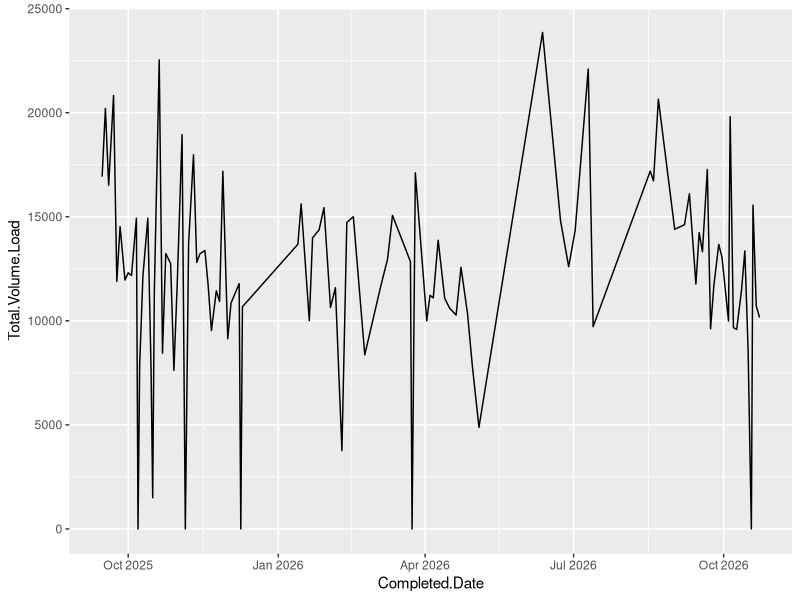
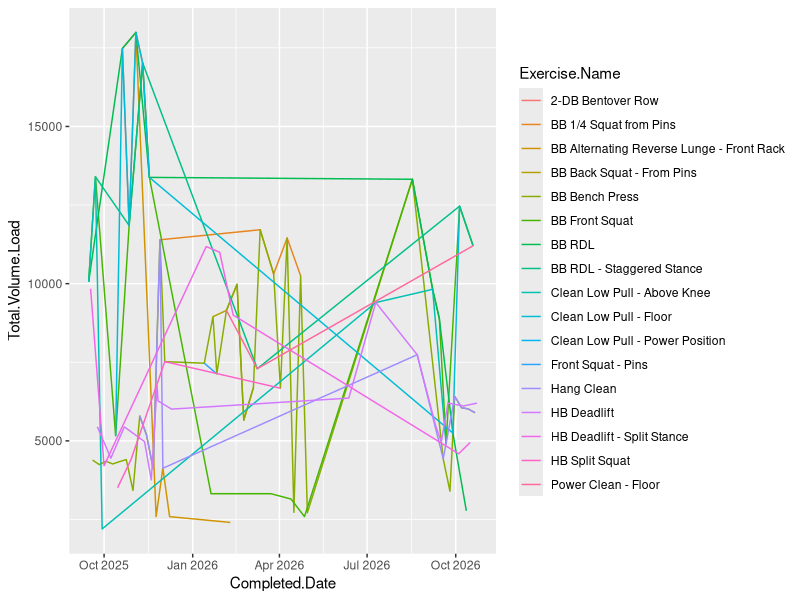
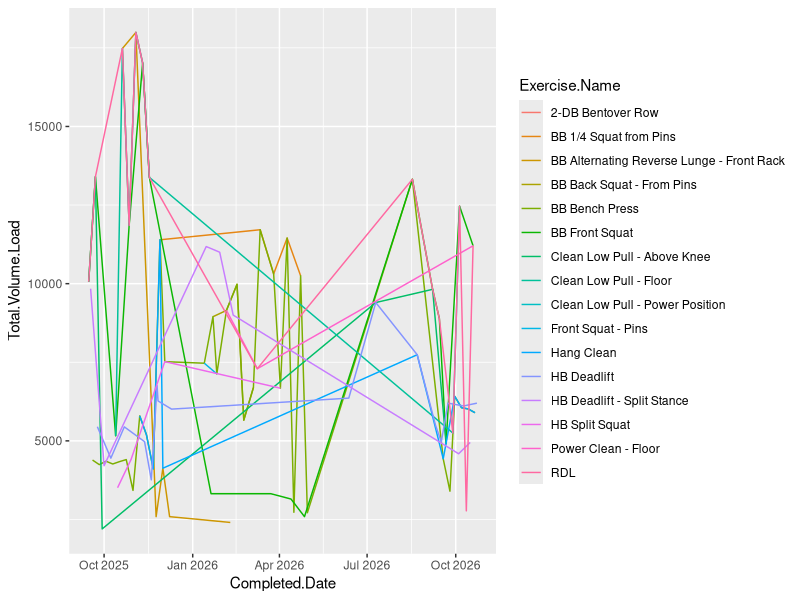
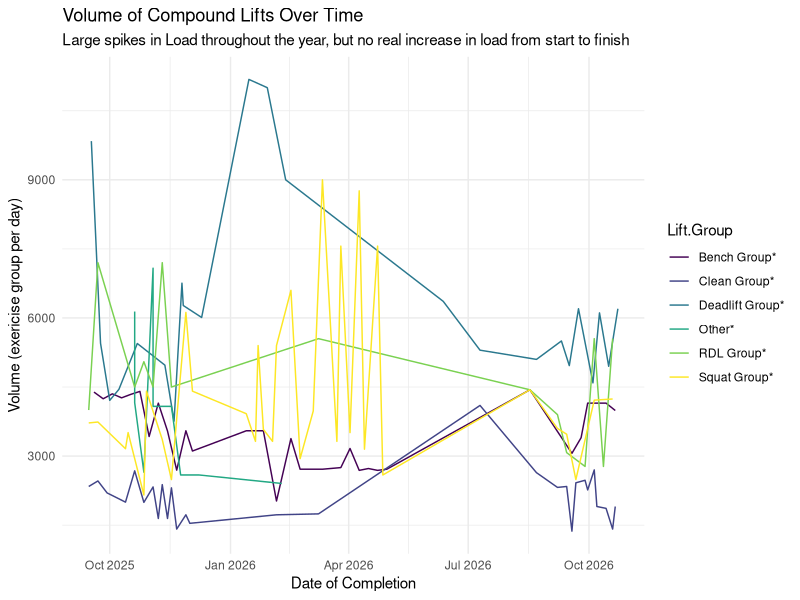
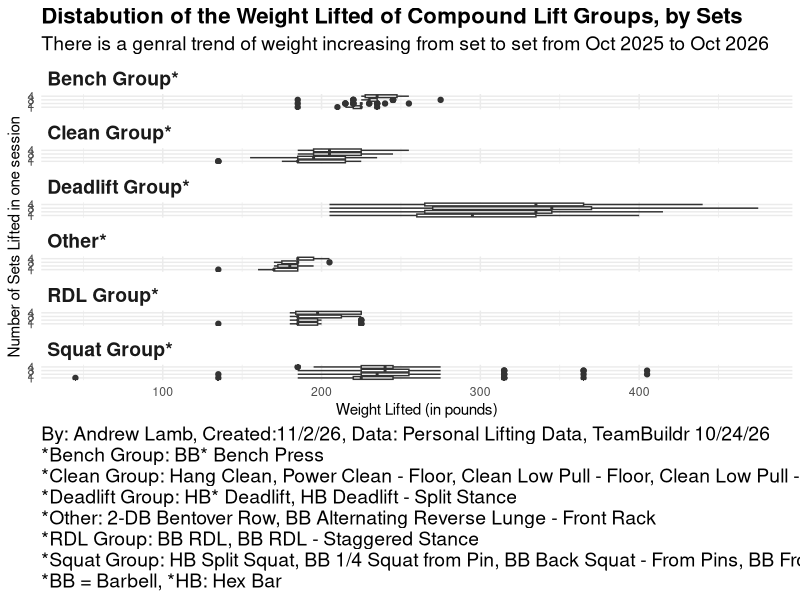
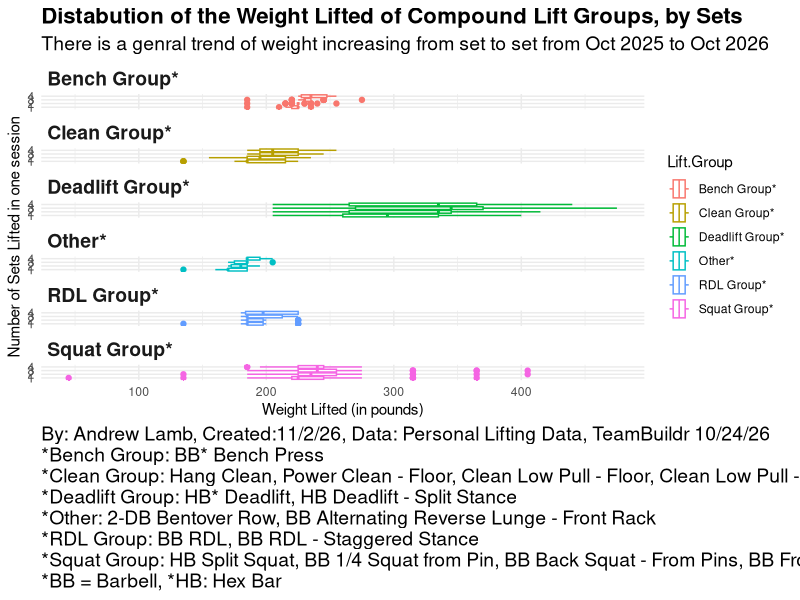

Recreate these plots in R, in order.
## ---- chunk 1
library(tidyverse)
## ---- chunk 2
lifts <- read.csv("../data/raw/Teambuildr Raw Data Report Andrew Lamb.csv")

head(lifts)

dim(lifts)
## ---- chunk 3
lifts <- lifts |> 
  group_by(Exercise.Name) |> 
  mutate(Times.lifted = n()) |> 
  arrange(desc(Times.lifted))

lifts
## ---- chunk 4
lifts |> 
  group_by(Completed.Date) |> 
  mutate(Total.Volume.Load = sum(Volume.Load, na.rm = T)) |> 
  mutate(Completed.Date = mdy(Completed.Date)) |> 
  ggplot(aes(x=Completed.Date, y=Total.Volume.Load))+
  geom_line()
## ---- chunk 5
compound_lifts <-lifts |> 
  filter(Highest.Max > 200) |> 
  group_by(Completed.Date) |> 
  mutate(Total.Volume.Load = sum(Volume.Load, na.rm = T)) |> 
  mutate(Completed.Date = mdy(Completed.Date))

compound_lifts |> 
  ggplot(aes(x=Completed.Date, y=Total.Volume.Load, colour = Exercise.Name))+
  geom_line()


compound_lifts |> 
  mutate(Exercise.Name = ifelse(grepl("RDL", Exercise.Name), "RDL", Exercise.Name)) |> 
  ggplot(aes(x=Completed.Date, y=Total.Volume.Load, colour = Exercise.Name))+
  geom_line()


compound_lifts <- compound_lifts |> 
 mutate(Lift.Group = case_when(
    str_detect(Exercise.Name, regex("RDL", ignore_case = TRUE))   ~ "RDL Group*",
    str_detect(Exercise.Name, regex("Squat", ignore_case = TRUE)) ~ "Squat Group*",
    str_detect(Exercise.Name, regex("Bench", ignore_case = TRUE)) ~ "Bench Group*",
    str_detect(Exercise.Name, regex("Clean", ignore_case = TRUE)) ~ "Clean Group*",
    str_detect(Exercise.Name, regex("Deadlift", ignore_case = TRUE)) ~ "Deadlift Group*",
    TRUE ~ "Other*" # Default category if no pattern matches
  ))

compound_lifts |> 
  group_by(Lift.Group) |> 
  ggplot(aes(x=Completed.Date, y=Volume.Load, colour = Lift.Group))+
  geom_line()+ 
  scale_color_viridis_d()+
  theme_minimal()+
  labs(title = "Volume of Compound Lifts Over Time", subtitle = "Large spikes in Load throughout the year, but no real increase in load from start to finish", x = "Date of Completion", y = "Volume (exericise group per day)")
## ---- chunk 6
compound_lifts |> 
  pivot_longer(cols = starts_with("Result."), names_to = "Set", values_to = "Weight", names_prefix = "Result.") |> 
  filter(Set <= 4, Set !=10) |> 
  ggplot(aes(x=Weight, y = Set))+
  geom_boxplot() +
  facet_wrap(~Lift.Group, ncol = 1, scale = "free_y")+
  theme_minimal()+
  theme(strip.text = element_text(hjust = 0, face = "bold", size = 14), plot.title = element_text(hjust = 0, face = "bold", size = 16), plot.caption = element_text(hjust = 0, size = 14), plot.subtitle = element_text(size = 14))+
  labs(title = "Distabution of the Weight Lifted of Compound Lift Groups, by Sets", subtitle = "There is a genral trend of weight increasing from set to set from Oct 2025 to Oct 2026", x = "Weight Lifted (in pounds)", y = "Number of Sets Lifted in one session", caption = "By: Andrew Lamb, Created:11/2/26, Data: Personal Lifting Data, TeamBuildr 10/24/26
*Bench Group: BB* Bench Press
*Clean Group: Hang Clean, Power Clean - Floor, Clean Low Pull - Floor, Clean Low Pull - Power Position, Clean Low Pull - Above Knee
*Deadlift Group: HB* Deadlift, HB Deadlift - Split Stance
*Other: 2-DB Bentover Row, BB Alternating Reverse Lunge - Front Rack
*RDL Group: BB RDL, BB RDL - Staggered Stance
*Squat Group: HB Split Squat, BB 1/4 Squat from Pin, BB Back Squat - From Pins, BB Front Squat, Front Squat - Pins
*BB = Barbell, *HB: Hex Bar")
  
## ---- chunk 7
# Attempt 2 

compound_lifts |> 
  pivot_longer(cols = starts_with("Result."), names_to = "Set", values_to = "Weight", names_prefix = "Result.") |> 
  filter(Set <= 4, Set !=10) |> 
  ggplot(aes(x=Weight, y = Set, color = Lift.Group))+
  geom_boxplot() +
  facet_wrap(~Lift.Group, ncol = 1, scale = "free_y")+
  theme_minimal()+
  theme(strip.text = element_text(hjust = 0, face = "bold", size = 14), plot.title = element_text(hjust = 0, face = "bold", size = 16), plot.caption = element_text(hjust = 0, size = 14), plot.subtitle = element_text(size = 14))+
  labs(title = "Distabution of the Weight Lifted of Compound Lift Groups, by Sets", subtitle = "There is a genral trend of weight increasing from set to set from Oct 2025 to Oct 2026", x = "Weight Lifted (in pounds)", y = "Number of Sets Lifted in one session", caption = "By: Andrew Lamb, Created:11/2/26, Data: Personal Lifting Data, TeamBuildr 10/24/26
*Bench Group: BB* Bench Press
*Clean Group: Hang Clean, Power Clean - Floor, Clean Low Pull - Floor, Clean Low Pull - Power Position, Clean Low Pull - Above Knee
*Deadlift Group: HB* Deadlift, HB Deadlift - Split Stance
*Other: 2-DB Bentover Row, BB Alternating Reverse Lunge - Front Rack
*RDL Group: BB RDL, BB RDL - Staggered Stance
*Squat Group: HB Split Squat, BB 1/4 Squat from Pin, BB Back Squat - From Pins, BB Front Squat, Front Squat - Pins
*BB = Barbell, *HB: Hex Bar")
